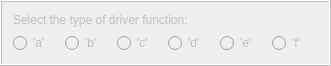
  <widget class="QFrame" name="funcType">
   <property name="enabled">
    <bool>false</bool>
   </property>
   <property name="geometry">
    <rect>
     <x>6</x>
     <y>230</y>
     <width>331</width>
     <height>64</height>
    </rect>
   </property>
   <property name="frameShape">
    <enum>QFrame::Box</enum>
   </property>
   <property name="frameShadow">
    <enum>QFrame::Raised</enum>
   </property>
   <layout class="QVBoxLayout" name="verticalLayout_2">
    <item>
     <layout class="QVBoxLayout" name="verticalLayout">
      <item>
       <widget class="QLabel" name="label_15">
        <property name="text">
         <string>Select the type of driver function:</string>
        </property>
        <property name="wordWrap">
         <bool>true</bool>
        </property>
       </widget>
      </item>
      <item>
       <layout class="QHBoxLayout" name="horizontalLayout_2">
        <item>
         <widget class="QRadioButton" name="radioButtonA">
          <property name="text">
           <string>'a'</string>
          </property>
         </widget>
        </item>
        <item>
         <widget class="QRadioButton" name="radioButtonB">
          <property name="text">
           <string>'b'</string>
          </property>
         </widget>
        </item>
        <item>
         <widget class="QRadioButton" name="radioButtonC">
          <property name="text">
           <string>'c'</string>
          </property>
         </widget>
        </item>
        <item>
         <widget class="QRadioButton" name="radioButtonD">
          <property name="text">
           <string>'d'</string>
          </property>
         </widget>
        </item>
        <item>
         <widget class="QRadioButton" name="radioButtonE">
          <property name="text">
           <string>'e'</string>
          </property>
         </widget>
        </item>
        <item>
         <widget class="QRadioButton" name="radioButtonF">
          <property name="text">
           <string>'f'</string>
          </property>
         </widget>
        </item>
       </layout>
      </item>
     </layout>
    </item>
   </layout>
  </widget>
